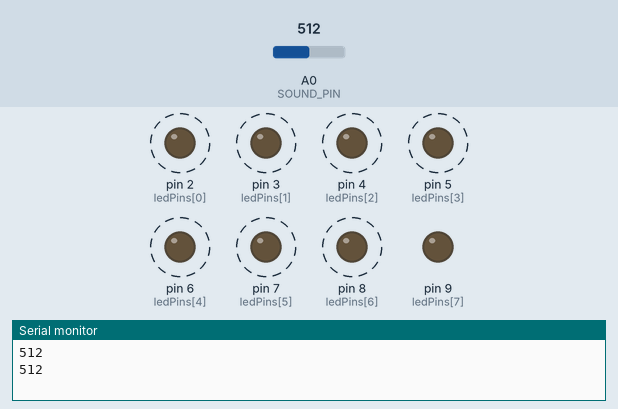
Recording of a sketch running on a simulated Arduino Uno, built with avr-gcc and run on an emulated ATmega328P. Shown: output pins drawn as LEDs (lit = HIGH), the last lines printed to the serial monitor. Dashed ring = blinking. The inputs (shaded band) are chosen by the test bench; at power-on: A0 (SOUND_PIN) = 512.

Above: at 1.7 s.
1.8 s: A0 (SOUND_PIN) set to 309
5.3 s: A0 (SOUND_PIN) set to 286
At 5.72 s:
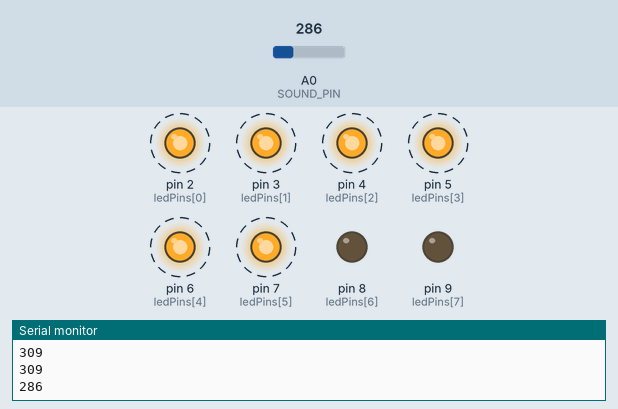
8.8 s: A0 (SOUND_PIN) set to 306
At 9.78 s:
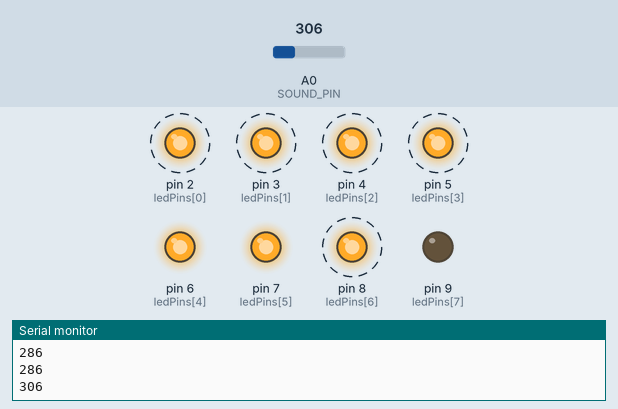
12.3 s: A0 (SOUND_PIN) set to 122
At 13.13 s:
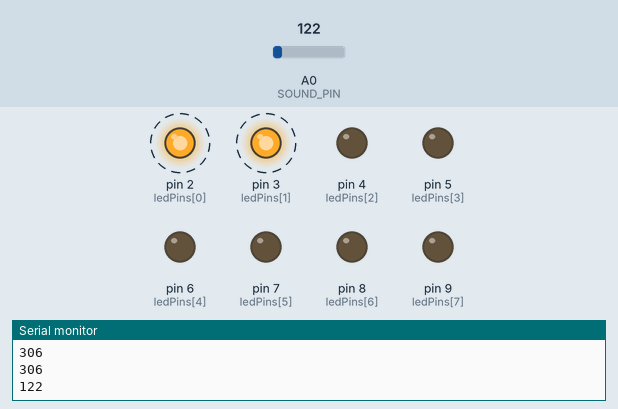
Timing chart, 0 to 16.8 s (numbered marks = the images above; inputs shaded):
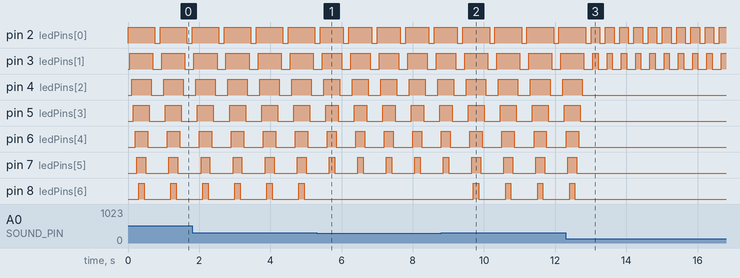

Measured:
- the behaviour switches between 300 and 299 on A0 (SOUND_PIN) (found by bisection; images 0 and 1)
- after the input at 5.3 s, pin 8 (ledPins[6]): stops changing and stays LOW
- after the input at 8.8 s, pin 8 (ledPins[6]): alternates HIGH for 0.15 s and LOW for 0.75 s, starting after 0.91 s
- after the input at 12.3 s, pin 2 (ledPins[0]): alternates HIGH for 0.25 s and LOW for 0.15 s, starting after 0.96 s; pin 3 (ledPins[1]): alternates HIGH for 0.15 s and LOW for 0.25 s, starting after 0.91 s
- by itself, pin 2 (ledPins[0]): alternates HIGH for 0.75 s and LOW for 0.15 s
- by itself, pin 3 (ledPins[1]): alternates HIGH for 0.65 s and LOW for 0.25 s
- by itself, pin 4 (ledPins[2]): alternates HIGH for 0.55 s and LOW for 0.35 s
- by itself, pin 5 (ledPins[3]): alternates HIGH for 0.45 s and LOW for 0.45 s

The sketch:

led8.ino
```cpp
const int SOUND_PIN = A0;
const int ledPins[8] = {2, 3, 4, 5, 6, 7, 8, 9};

void setup()
{
  Serial.begin(9600);
  for (int i = 0; i < 8; i++)
  {
    pinMode(ledPins[i], OUTPUT);
  }
}

void loop()
{
  int sound = analogRead(SOUND_PIN);
  Serial.println(sound);

  sound = constrain(sound, 50, 300);
  int level = map(sound, 50, 300, 0, 7);
  level = constrain(level, 0, 7);

  // 아래에서 위로 점등
  for (int i = 0; i < level; i++) {
    digitalWrite(ledPins[i], HIGH);
    delay(50);  // LED 올라가는 속도 조절
  }

  // 잠시 유지
  delay(100);

  // 위에서 아래로 소등
  for (int i = level - 1; i >= 0; i--) {
    digitalWrite(ledPins[i], LOW);
    delay(50);  // LED 내려가는 속도 조절
  }

  delay(100);  // 다음 측정까지 약간 쉬기
}
```
